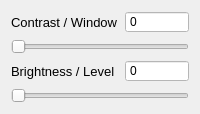
            <widget class="QWidget" name="tab_18">
             <attribute name="title">
              <string>Timest 3</string>
             </attribute>
             <layout class="QGridLayout" name="gridLayout_119">
              <item row="0" column="0">
               <widget class="QLabel" name="label_23">
                <property name="font">
                 <font>
                  <pointsize>10</pointsize>
                  <bold>false</bold>
                 </font>
                </property>
                <property name="text">
                 <string>Contrast / Window</string>
                </property>
               </widget>
              </item>
              <item row="0" column="1">
               <widget class="QSpinBox" name="display_window_data12">
                <property name="maximumSize">
                 <size>
                  <width>70</width>
                  <height>100</height>
                 </size>
                </property>
                <property name="toolTip">
                 <string>Type the contrast (window width) value directly; mirrors the slider next to it.</string>
                </property>
                <property name="autoFillBackground">
                 <bool>false</bool>
                </property>
                <property name="styleSheet">
                 <string notr="true">color: rgb(0, 0, 0); background-color: white;</string>
                </property>
                <property name="readOnly">
                 <bool>true</bool>
                </property>
                <property name="buttonSymbols">
                 <enum>QAbstractSpinBox::NoButtons</enum>
                </property>
               </widget>
              </item>
              <item row="1" column="0" colspan="2">
               <widget class="QSlider" name="changeContrast_data12">
                <property name="toolTip">
                 <string>Adjusts the contrast (intensity window width) for this view.</string>
                </property>
                <property name="styleSheet">
                 <string notr="true"/>
                </property>
                <property name="maximum">
                 <number>99</number>
                </property>
                <property name="singleStep">
                 <number>1</number>
                </property>
                <property name="pageStep">
                 <number>10</number>
                </property>
                <property name="value">
                 <number>0</number>
                </property>
                <property name="orientation">
                 <enum>Qt::Horizontal</enum>
                </property>
               </widget>
              </item>
              <item row="2" column="0">
               <widget class="QLabel" name="label_24">
                <property name="font">
                 <font>
                  <pointsize>10</pointsize>
                  <bold>false</bold>
                 </font>
                </property>
                <property name="text">
                 <string>Brightness / Level</string>
                </property>
               </widget>
              </item>
              <item row="2" column="1">
               <widget class="QSpinBox" name="display_level_data12">
                <property name="maximumSize">
                 <size>
                  <width>16777215</width>
                  <height>100</height>
                 </size>
                </property>
                <property name="toolTip">
                 <string>Type the brightness (window level) value directly; mirrors the slider next to it.</string>
                </property>
                <property name="autoFillBackground">
                 <bool>false</bool>
                </property>
                <property name="styleSheet">
                 <string notr="true">color: rgb(0, 0, 0); background-color: white;</string>
                </property>
                <property name="readOnly">
                 <bool>true</bool>
                </property>
                <property name="buttonSymbols">
                 <enum>QAbstractSpinBox::NoButtons</enum>
                </property>
               </widget>
              </item>
              <item row="3" column="0" colspan="2">
               <widget class="QSlider" name="changeBrightness_data12">
                <property name="toolTip">
                 <string>Adjusts the brightness (intensity window level) for this view.</string>
                </property>
                <property name="maximum">
                 <number>99</number>
                </property>
                <property name="singleStep">
                 <number>1</number>
                </property>
                <property name="pageStep">
                 <number>10</number>
                </property>
                <property name="value">
                 <number>0</number>
                </property>
                <property name="orientation">
                 <enum>Qt::Horizontal</enum>
                </property>
               </widget>
              </item>
             </layout>
            </widget>
